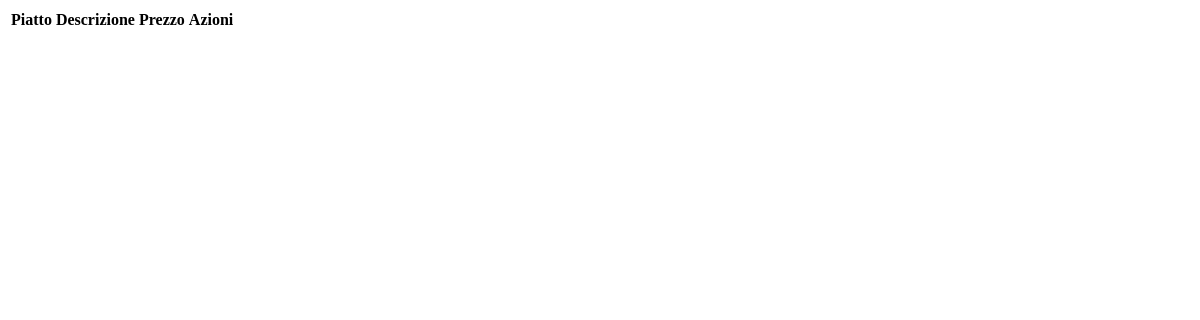
The page /menu/tabellaMenu (signed in) on the database as committed earlier.
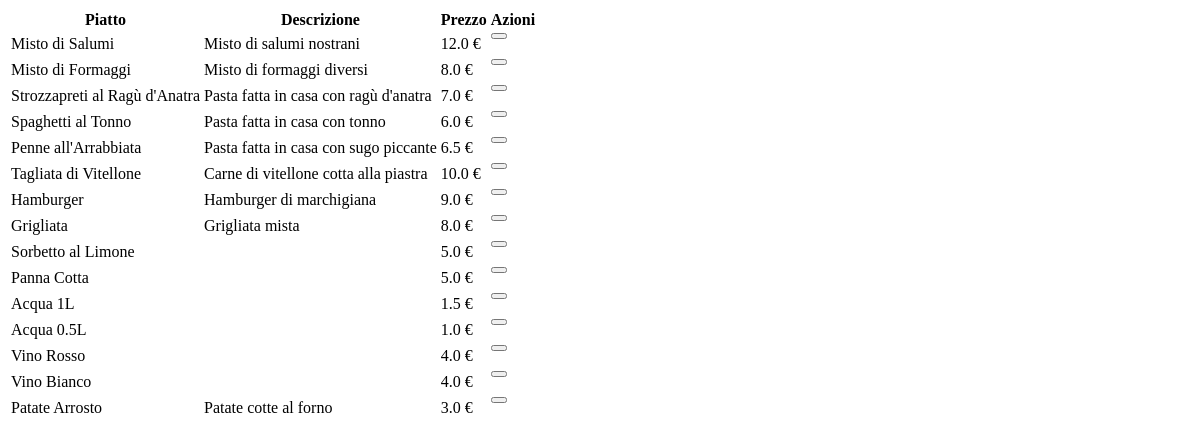
The same page on the database as committed later.
### gestioneMenu/models.py (models this page shows)
class Menu(models.Model):
    idPiatto = models.ForeignKey(Piatto, on_delete=models.CASCADE)
    descrizione = models.CharField(max_length=200, blank=True)
    prezzo = models.FloatField(validators=[MinValueValidator(0)])
    class Meta:
        verbose_name = 'Menu'
        verbose_name_plural = 'Menu'

class Piatto(models.Model):
    nome = models.CharField(max_length=200)
    idCategoria = ForeignKey(Categoria, on_delete=CASCADE)
    def __str__(self):
        return self.nome
    class Meta:
        verbose_name = 'Piatto'
        verbose_name_plural = 'Piatti'

### gestioneMenu/views.py (the view)
# urls.py: path('tabellaMenu', views.tabellaMenu, name='tabellaMenu'),
@login_required()
def tabellaMenu(request):
    piattiMenu = Menu.objects.all().order_by('idPiatto')
    return render(request, 'menu/tabellaMenu.html', {'menu' : piattiMenu, 'permessiAzioni': request.user.has_perm('gestioneMenu.delete_Menu')})

### gestioneMenu/templates/menu/tabellaMenu.html (shortened to what this page needs)
<table class="table table-primary">
    <thead>
      <tr>
        <th scope="col">Piatto</th>
        <th scope="col">Descrizione</th>
        <th scope="col">Prezzo</th>
        {% if permessiAzioni %}
          <th scope="col">Azioni</th>
        {% endif %}
      </tr>
    </thead>
    <tbody>
        {% for piatto in menu %}
        <tr>
            <td>
                {{ piatto.idPiatto }}
            </td>
            <td>
                {{ piatto.descrizione}}
            </td>
            <td>
                {{ piatto.prezzo}} €
            </td>
            {% if permessiAzioni %}
            <td>
              <div class="row">
                <div class="col-sm-6 col-md-3">
                  <form hx-post="{% url 'confirmEliminaPiattoMenu' %}" hx-target="#dialog" @click="dialogOpen=true">
                    <button type="submit" class="buttonSubmit"></button>
                  </form>
                </div>
              </div>
            </td>
            {% endif %}
        </tr>
        {% endfor %}
    </tbody>
  </table>

Rows that differ between the two databases and show on the page:
added Menu: idPiatto "Misto di Salumi", descrizione "Misto di salumi nostrani", prezzo "12.0"
added Menu: idPiatto "Misto di Formaggi", descrizione "Misto di formaggi diversi", prezzo "8.0"
added Menu: idPiatto "Strozzapreti al Ragù d'Anatra", descrizione "Pasta fatta in casa con ragù d'anatra", prezzo "7.0"
added Menu: idPiatto "Spaghetti al Tonno", descrizione "Pasta fatta in casa con tonno", prezzo "6.0"
added Menu: idPiatto "Penne all'Arrabbiata", descrizione "Pasta fatta in casa con sugo piccante", prezzo "6.5"
added Menu: idPiatto "Tagliata di Vitellone", descrizione "Carne di vitellone cotta alla piastra", prezzo "10.0"
added Menu: idPiatto "Hamburger", descrizione "Hamburger di marchigiana", prezzo "9.0"
added Menu: idPiatto "Grigliata", descrizione "Grigliata mista", prezzo "8.0"
added Menu: idPiatto "Sorbetto al Limone", prezzo "5.0"
added Menu: idPiatto "Panna Cotta", prezzo "5.0"
added Menu: idPiatto "Acqua 1L", prezzo "1.5"
added Menu: idPiatto "Acqua 0.5L", prezzo "1.0"
added Menu: idPiatto "Vino Rosso", prezzo "4.0"
added Menu: idPiatto "Vino Bianco", prezzo "4.0"
added Menu: idPiatto "Patate Arrosto", descrizione "Patate cotte al forno", prezzo "3.0"
